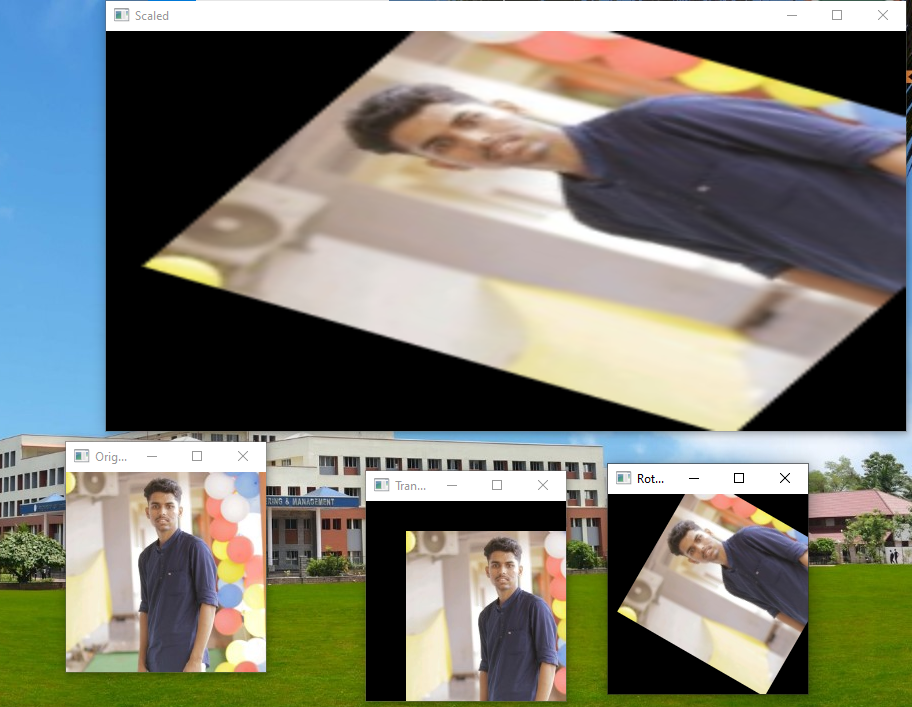
#> input picture image.png, 912 x 707 px
$ python 3.py   (older library calls are emulated)
#> lines starting #> are read from the running program, lines starting #| are printed output that depends on the picture
#> the answer given: image.png
import cv2
import numpy as np

def load_image(path):
#> called with path = 'image.png'
    image = cv2.imread(path, cv2.IMREAD_GRAYSCALE)
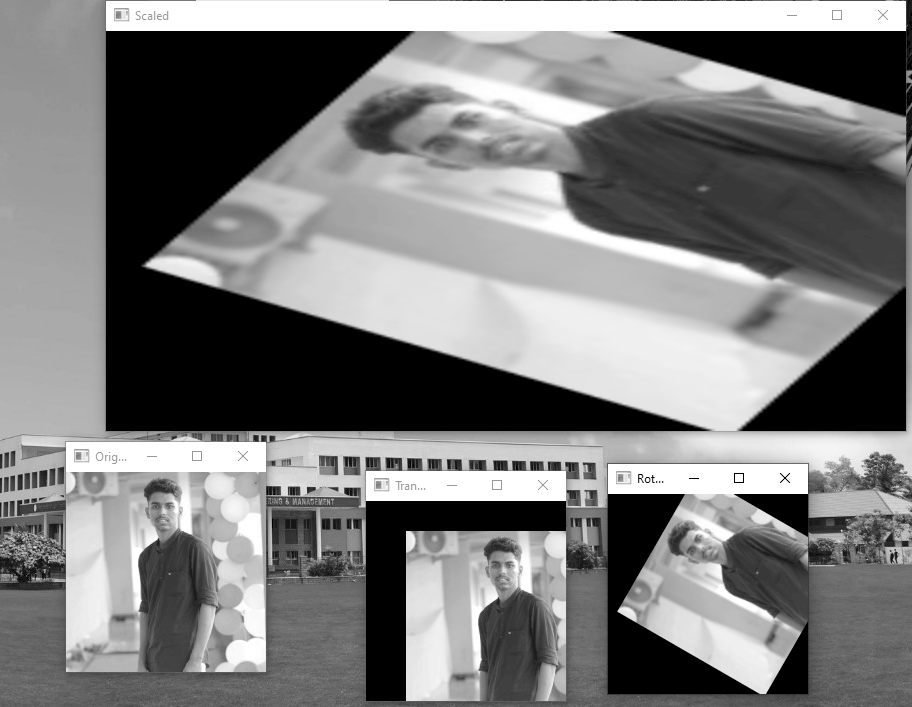
#> image: shape (707, 912); min 0, max 255, mean 123.5
    if image is None:
        print("Image not found")
        exit(0)
    return image

def apply_sobel(image):
    sobelx = cv2.Sobel(image, cv2.CV_64F, 1, 0, ksize=3)
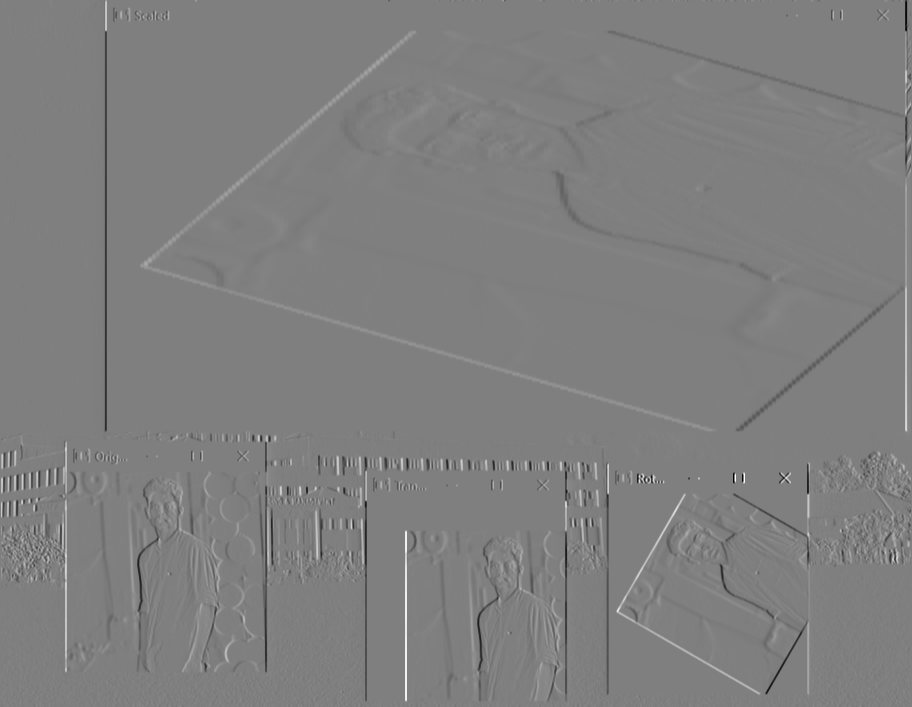
#> sobelx: shape (707, 912) float64; min -1020, max 1020, mean -0.2; drawn with min black and max white
    sobely = cv2.Sobel(image, cv2.CV_64F, 0, 1, ksize=3)
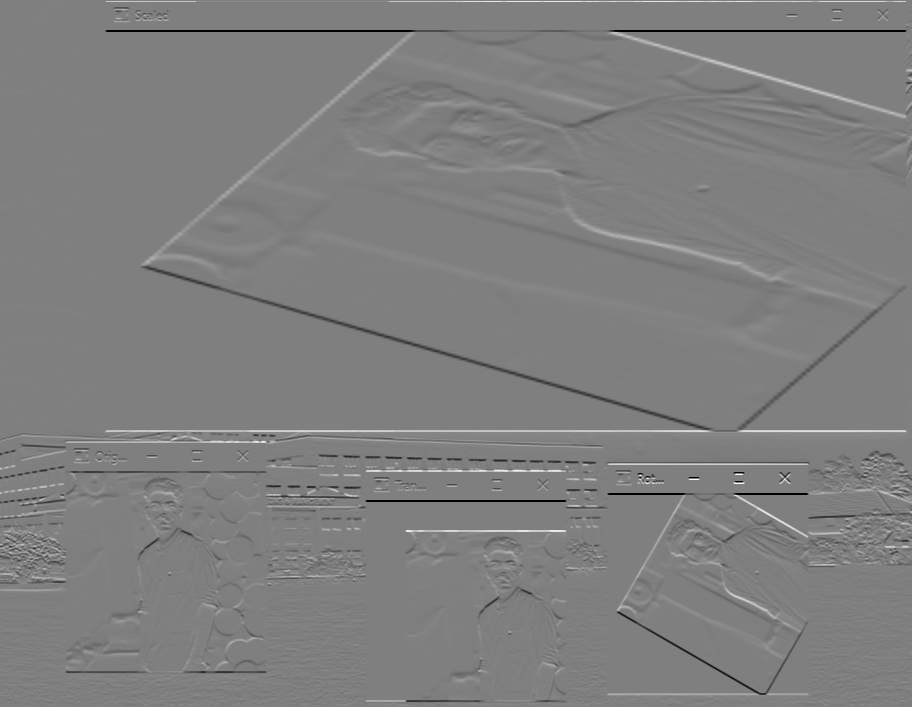
#> sobely: shape (707, 912) float64; min -1020, max 1020, mean -1; drawn with min black and max white
    sobel_combined = cv2.magnitude(sobelx, sobely)
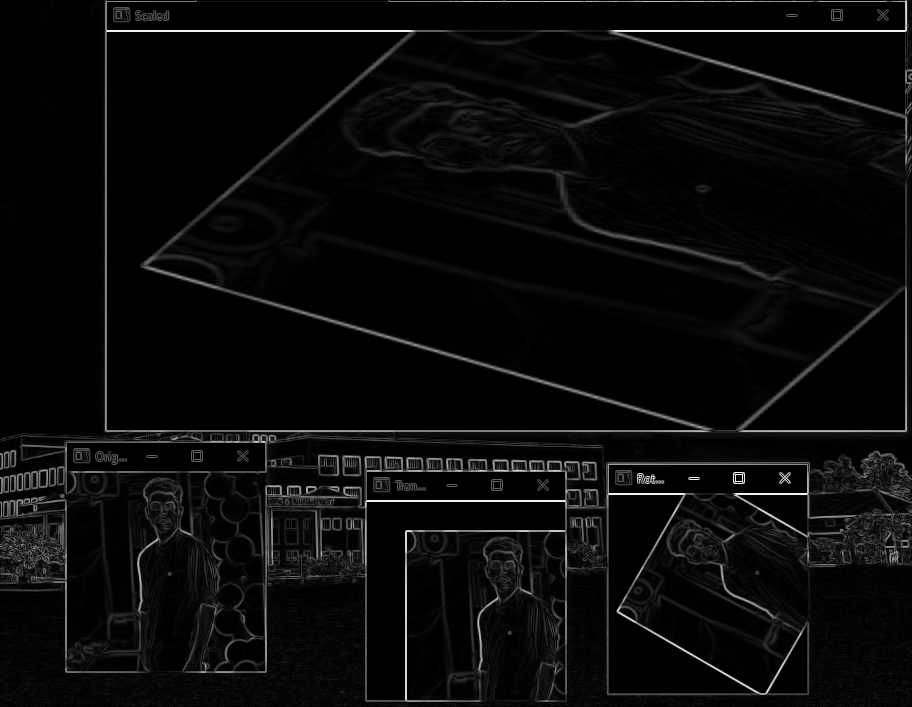
#> sobel_combined: shape (707, 912) float64; min 0, max 1081.9, mean 42.6; drawn with min black and max white

    # Normalize to 0-255 range for display
    sobel_combined = cv2.normalize(sobel_combined, None, 0, 255, cv2.NORM_MINMAX)
    sobel_combined = np.uint8(sobel_combined)

    return sobel_combined

def apply_laplacian(image):
    laplacian = cv2.Laplacian(image, cv2.CV_64F)
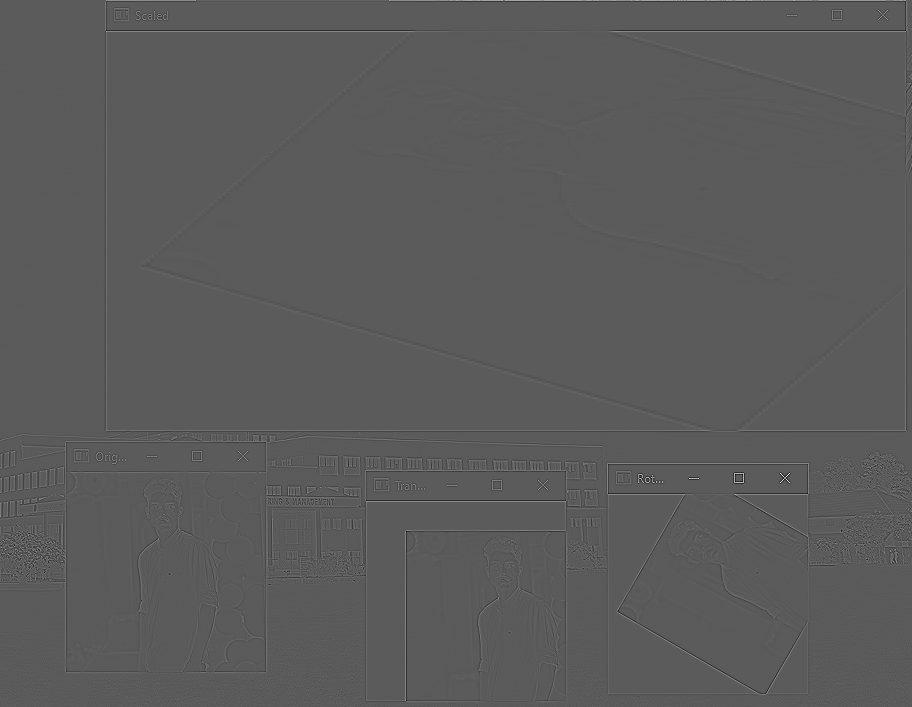
#> laplacian: shape (707, 912) float64; min -510, max 918, mean 0.2; drawn with min black and max white

    # Normalize for display
    laplacian = cv2.normalize(laplacian, None, 0, 255, cv2.NORM_MINMAX)
    laplacian = np.uint8(laplacian)

    return laplacian

def apply_canny(image, threshold1, threshold2):
#> called with threshold1 = 100, threshold2 = 200
    canny_edges = cv2.Canny(image, threshold1, threshold2)
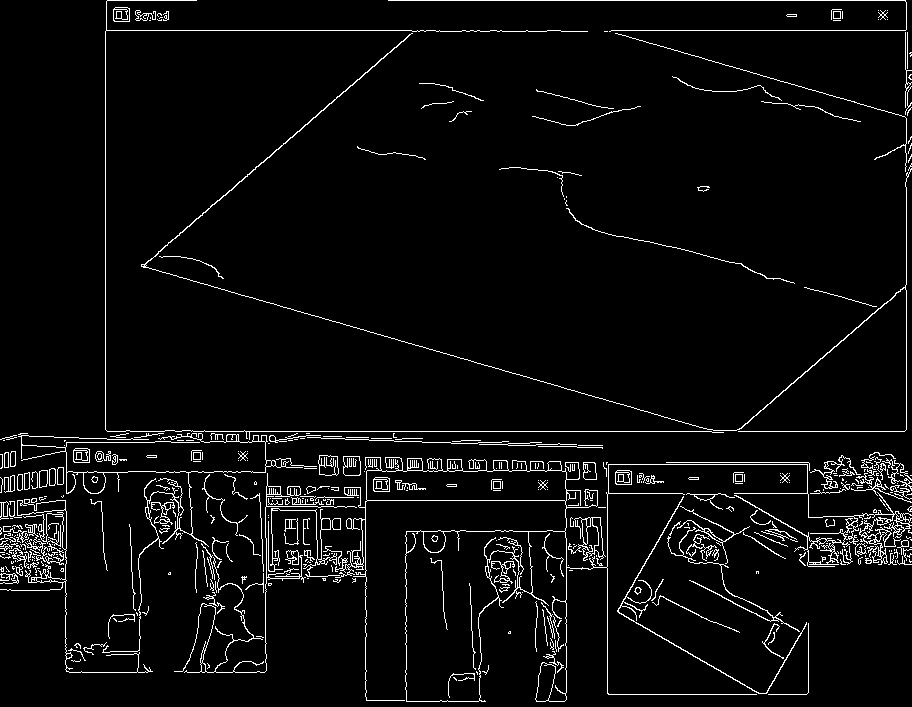
#> canny_edges: shape (707, 912); 4.3% white in thin lines or dots
    return canny_edges

def main():
    image_path = input("Enter the path of the image: ")
    image = load_image(image_path)

    sobel_edges = apply_sobel(image)
    laplacian_edges = apply_laplacian(image)
    canny_edges = apply_canny(image, 100, 200)

    cv2.imshow("Original", image)
    cv2.imshow("Sobel", sobel_edges)
    cv2.imshow("Laplacian", laplacian_edges)
    cv2.imshow("Canny", canny_edges)
    save_option = input("Do you want to save the images? (y/n): ").strip().lower()
#> the answer given: out.png
    if save_option == "y":
        cv2.imwrite("sobel_edges.jpg", sobel_edges)
        cv2.imwrite("laplacian_edges.jpg", laplacian_edges)
        cv2.imwrite("canny_edges.jpg", canny_edges)
        print("Images saved successfully.")

    cv2.waitKey(0)
    cv2.destroyAllWindows()

if __name__ == "__main__":
    main()
